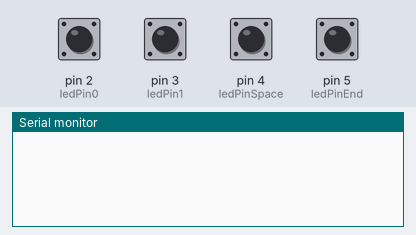
Bench run of a sketch on a simulated Arduino Uno, built with avr-gcc and run on an emulated ATmega328P. On the bench: the last lines printed to the serial monitor. The inputs (shaded band) are chosen by the test bench; at power-on: pin 2 (ledPin0), pin 3 (ledPin1), pin 4 (ledPinSpace), pin 5 (ledPinEnd) HIGH.

Above: at 1.2 s.
1.3 s: pin 2 (ledPin0) pulled LOW for 0.15 s
At 1.9 s:
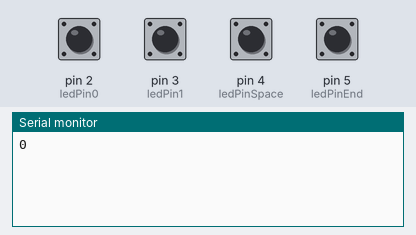
2.9 s: pin 4 (ledPinSpace) pulled LOW for 0.15 s
At 3.9 s:
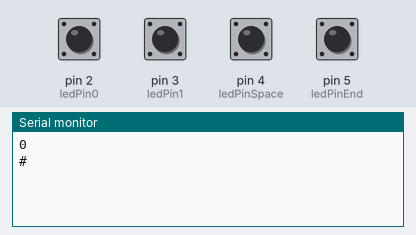
4.5 s: pin 5 (ledPinEnd) pulled LOW for 0.15 s
At 4.9 s:
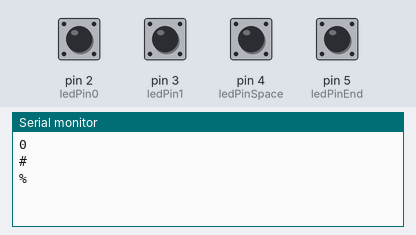
6.1 s: pin 3 (ledPin1) pulled LOW for 0.15 s
At 6.9 s:
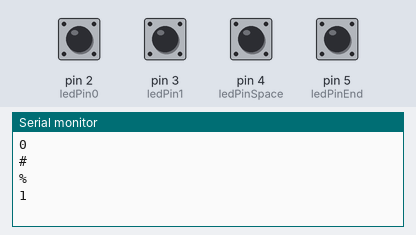

The sketch:

PRACTICA.ino
```cpp
const int ledPin0 = 2; // Pin del LED 0 (0 bit)
const int ledPin1 = 3; // Pin del LED 1 (1 bit)
const int ledPinSpace = 4; // Pin del LED para espacio
const int ledPinEnd = 5; // Pin del LED para finalizar mensaje

// Variables para almacenar el estado actual y anterior de cada LED
bool lastStateLed0 = HIGH;
bool lastStateLed1 = HIGH;
bool lastStateLedSpace = HIGH;
bool lastStateLedEnd = HIGH;

int bitIndex = 0;
int bitArray[8] = {0};
String mensaje = "";

void setup() {
    Serial.begin(9600); // Inicia la comunicación serie
    pinMode(ledPin0, INPUT_PULLUP);
    pinMode(ledPin1, INPUT_PULLUP);
    pinMode(ledPinSpace, INPUT_PULLUP);
    pinMode(ledPinEnd, INPUT_PULLUP);
}

void loop() {
    // Lee el estado actual de cada LED
    bool currentStateLed0 = digitalRead(ledPin0);
    bool currentStateLed1 = digitalRead(ledPin1);
    bool currentStateLedSpace = digitalRead(ledPinSpace);
    bool currentStateLedEnd = digitalRead(ledPinEnd);

    if (currentStateLed0 == LOW && lastStateLed0 == HIGH) {
        Serial.println("0");
        bitArray[bitIndex] = 0;
        bitIndex++;
    }

    if (currentStateLed1 == LOW && lastStateLed1 == HIGH) {
        Serial.println("1");
        bitArray[bitIndex] = 1;
        bitIndex++;
    }

    // Verifica si se han recibido 8 bits
    if (bitIndex == 8) {
        char letra = convertirBitsALetra(bitArray);
        mensaje += letra; // Almacena la letra en el mensaje
        Serial.print("Letra detectada: ");
        Serial.println(letra);
        bitIndex = 0;
    }

    if (currentStateLedSpace == LOW && lastStateLedSpace == HIGH) {
    Serial.println("#"); // Envía 'S' para indicar un espacio
    }
    if (currentStateLedEnd == LOW && lastStateLedEnd == HIGH) {
    Serial.println("%"); // Envía 'E' para indicar el final del mensaje
    }

    lastStateLed0 = currentStateLed0;
    lastStateLed1 = currentStateLed1;
    lastStateLedSpace = currentStateLedSpace;
    lastStateLedEnd = currentStateLedEnd;
    delay(90); // Retardo para reducir rebotes
}

char convertirBitsALetra(int bits[8]) {
    int valorDecimal = 0;
    for (int i = 0; i < 8; i++) {
        valorDecimal = (valorDecimal << 1) | bits[i];
    }
    return char(valorDecimal);
}
```

Measured:
- after the input at 1.3 s, the serial monitor: prints a new line after 0.05 s (image 1)
- after the input at 2.9 s, the serial monitor: prints a new line after 0.07 s (image 2)
- after the input at 4.5 s, the serial monitor: prints a new line at once (image 3)
- after the input at 6.1 s, the serial monitor: prints a new line at once (image 4)
